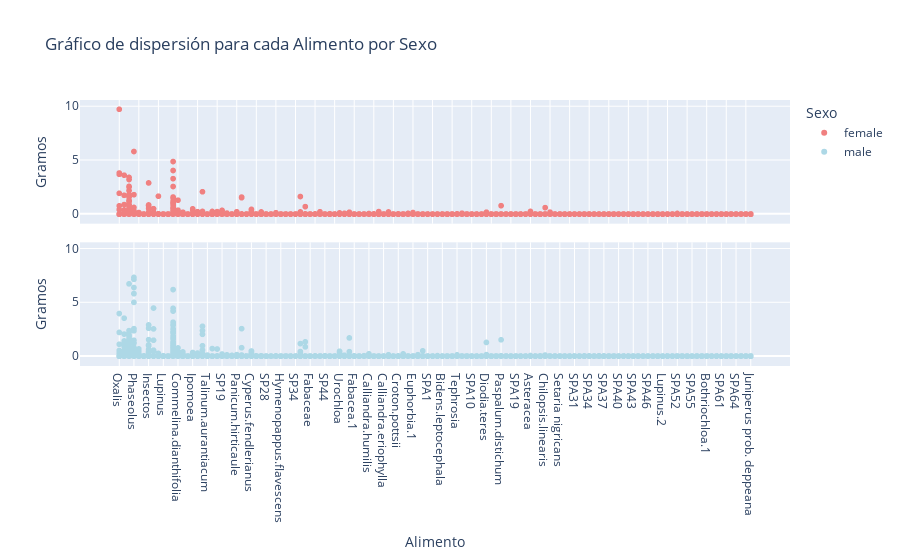

Source (notebook cell):
### Markdown cell above
#### ¿Existe una relación entre el sexo y el patrón de consumo de las distintas opciones de alimento?

### Code cell
# Crear dataframe temporal con las variables a graficar en la columna "Alimento" y sus respectivos Pesos y Edad en otras columnas
df_temp = pd.melt(df, id_vars=['sexo'], value_vars=DEPENDENT_VARS, var_name='Alimento', value_name='Peso')

# Crear sub-gráficos de dispersión para cada alimento y edad
fig = px.scatter(df_temp, x='Alimento', y='Peso', color='sexo', color_discrete_map={'female': 'lightcoral', 'male': 'lightblue'},
                 facet_col='sexo', facet_col_wrap=1,  # Cambia el valor de facet_col_wrap según el número deseado de columnas
                 labels={'Alimento': 'Alimento', 'Peso': 'Gramos', 'sexo': 'Sexo'},
                 title='Gráfico de dispersión para cada Alimento por Sexo')

# Eliminar subtitulos redundantes
fig.for_each_annotation(lambda a: a.update(text=''))

# Lineas en lugar de puntos
#fig.update_traces(mode='lines+markers')

# Desplegar figura
fig.show()

### Figure 1 — Plotly figure (JSON) as saved in the notebook; plotly's stock layout.template omitted (floating-point values rounded to 4 significant figures; data arrays with more than 128 entries replaced by an {"elided": "..."} marker saying what was removed)
{"data": [{"hovertemplate": "Sexo=female<br>Alimento=%{x}<br>Gramos=%{y}<extra></extra>", "legendgroup": "female", "marker": {"color": "lightcoral", "symbol": "circle"}, "mode": "markers", "name": "female", "showlegend": true, "type": "scattergl", "x": {"elided": "9360 str values"}, "xaxis": "x2", "y": {"elided": "9360 float values"}, "yaxis": "y2"}, {"hovertemplate": "Sexo=male<br>Alimento=%{x}<br>Gramos=%{y}<extra></extra>", "legendgroup": "male", "marker": {"color": "lightblue", "symbol": "circle"}, "mode": "markers", "name": "male", "showlegend": true, "type": "scattergl", "x": {"elided": "15080 str values"}, "xaxis": "x", "y": {"elided": "15080 float values"}, "yaxis": "y"}], "layout": {"annotations": [{"font": {}, "showarrow": false, "text": "", "x": 0.5, "xanchor": "center", "xref": "paper", "y": 0.465, "yanchor": "bottom", "yref": "paper"}, {"font": {}, "showarrow": false, "text": "", "x": 0.5, "xanchor": "center", "xref": "paper", "y": 1.0, "yanchor": "bottom", "yref": "paper"}], "legend": {"title": {"text": "Sexo"}, "tracegroupgap": 0}, "title": {"text": "Gráfico de dispersión para cada Alimento por Sexo"}, "xaxis": {"anchor": "y", "domain": [0, 1], "title": {"text": "Alimento"}}, "xaxis2": {"anchor": "y2", "domain": [0, 1], "matches": "x", "showticklabels": false}, "yaxis": {"anchor": "x", "domain": [0, 0.465], "title": {"text": "Gramos"}}, "yaxis2": {"anchor": "x2", "domain": [0.535, 1.0], "matches": "y", "title": {"text": "Gramos"}}}}
